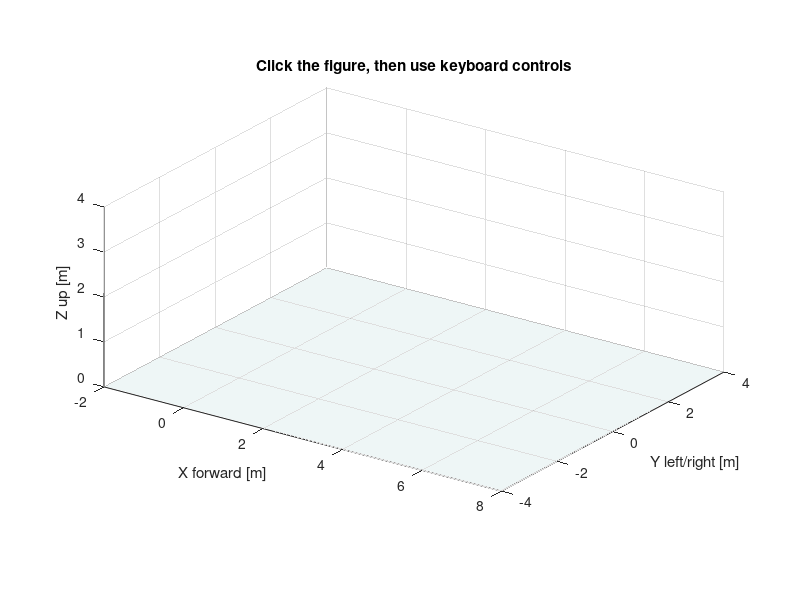

The MATLAB source for this figure: (Note: this script raises an error after producing the figure.)
clear; clc; close all;

%% ================= USER PARAMETERS =================

MASS = 0.50;                 % kg
GRAVITY = 9.81;              % m/s^2

ARM_LENGTH = 0.12;           % m
IXX = 0.0023;                % kg*m^2
IYY = 0.0023;                % kg*m^2
IZZ = 0.0040;                % kg*m^2
INERTIA = diag([IXX IYY IZZ]);

MAX_THRUST_TOTAL = 2.5 * MASS * GRAVITY;
MIN_THRUST_TOTAL = 0.05 * MASS * GRAVITY;

MAX_ROLL = deg2rad(25);
MAX_PITCH = deg2rad(25);
MAX_YAW_RATE = deg2rad(80);

MAX_XY_SPEED = 1.5;          % m/s
MAX_Z_SPEED = 1.0;           % m/s

SIM_DT = 0.01;               % simulation step, seconds
DRAW_EVERY = 2;              % draw every N simulation steps

WORLD_X_LIMIT = [-2 8];
WORLD_Y_LIMIT = [-4 4];
WORLD_Z_LIMIT = [0 4];

DRONE_ARM_DRAW = 0.25;

HOOP_RADIUS = 0.65;          % m
HOOP_TUBE_RADIUS = 0.035;    % visual tube radius only
HOOP_PASS_RADIUS = 0.50;     % drone must be inside this radius
HOOP_PLANE_TOL = 0.20;       % distance through hoop plane

HOOPS = [ ...
    2.0,  0.0, 1.2;
    4.0,  1.0, 1.5;
    6.0, -0.8, 1.1];

%% ================= CONTROLLER GAINS =================

KP_POS_XY = 1.4;
KD_POS_XY = 1.8;

KP_Z = 8.0;
KD_Z = 5.0;

KP_ANGLE = [12; 12; 6];
KD_RATE  = [3.0; 3.0; 1.8];

%% ================= INITIAL STATE =================
% State:
% [x y z vx vy vz phi theta psi p q r]'

x = zeros(12,1);
x(3) = 1.0;

desired_z = 1.0;
desired_yaw = 0.0;

passed_hoops = false(3,1);
current_hoop = 1;

sim_time = 0;
step_count = 0;

%% ================= FIGURE SETUP =================

fig = figure( ...
    'Name','Keyboard Drone Hoop Simulation', ...
    'Color','w', ...
    'NumberTitle','off', ...
    'KeyPressFcn',@keyDown, ...
    'KeyReleaseFcn',@keyUp);

setappdata(fig,'keys',struct());

ax = axes('Parent',fig);
hold(ax,'on');
grid(ax,'on');
axis(ax,'equal');
xlim(ax,WORLD_X_LIMIT);
ylim(ax,WORLD_Y_LIMIT);
zlim(ax,WORLD_Z_LIMIT);
xlabel(ax,'X forward [m]');
ylabel(ax,'Y left/right [m]');
zlabel(ax,'Z up [m]');
view(ax,35,22);

title(ax,'Click the figure, then use keyboard controls');

% Ground
[Xg,Yg] = meshgrid(WORLD_X_LIMIT(1):1:WORLD_X_LIMIT(2), WORLD_Y_LIMIT(1):1:WORLD_Y_LIMIT(2));
Zg = zeros(size(Xg));
surf(ax,Xg,Yg,Zg,'FaceAlpha',0.08,'EdgeAlpha',0.15);

% Draw hoops
hoop_handles = gobjects(3,1);
for i = 1:3
    hoop_handles(i) = drawHoop(ax,HOOPS(i,:),HOOP_RADIUS,HOOP_TUBE_RADIUS,i);
end

% Drone graphics
drone_body = plot3(ax,0,0,1,'ko','MarkerFaceColor','k','MarkerSize',7);
arm1 = plot3(ax,[0 0],[0 0],[0 0],'b-','LineWidth',3);
arm2 = plot3(ax,[0 0],[0 0],[0 0],'r-','LineWidth',3);
motor_pts = plot3(ax,zeros(1,4),zeros(1,4),zeros(1,4),'ko','MarkerFaceColor','k','MarkerSize',5);

trail = animatedline(ax,'LineWidth',1.5);

info_text = text(ax,WORLD_X_LIMIT(1)+0.2,WORLD_Y_LIMIT(1)+0.2,WORLD_Z_LIMIT(2)-0.3, ...
    '', ...
    'FontSize',11, ...
    'FontWeight','bold', ...
    'Color','k');

final_text = text(ax,mean(WORLD_X_LIMIT),0,WORLD_Z_LIMIT(2)-0.7, ...
    '', ...
    'FontSize',26, ...
    'FontWeight','bold', ...
    'HorizontalAlignment','center', ...
    'Color',[0.85 0.1 0.1]);

control_text = text(ax,WORLD_X_LIMIT(1)+0.2,WORLD_Y_LIMIT(2)-0.3,WORLD_Z_LIMIT(2)-0.3, ...
    sprintf(['Controls:\n', ...
    'W/S: forward/back\n', ...
    'A/D: left/right\n', ...
    'Q/E: yaw left/right\n', ...
    'Up/Down: altitude\n', ...
    'Space: hover\n', ...
    'R: reset\n', ...
    'Esc: stop']), ...
    'FontSize',9, ...
    'Color',[0.1 0.1 0.1]);

disp('Simulation started.');
disp('Click the figure window before pressing keys.');
disp('Controls: W/S forward/back, A/D left/right, Q/E yaw, Up/Down altitude, Space hover, R reset, Esc stop.');

%% ================= MAIN SIMULATION LOOP =================

running = true;

while running && ishandle(fig)

    step_count = step_count + 1;
    sim_time = sim_time + SIM_DT;

    keys = getappdata(fig,'keys');

    if isKeyDown(keys,'escape')
        running = false;
        break;
    end

    if isKeyDown(keys,'r')
        x = zeros(12,1);
        x(3) = 1.0;
        desired_z = 1.0;
        desired_yaw = 0.0;
        passed_hoops(:) = false;
        current_hoop = 1;
        clearpoints(trail);
        set(final_text,'String','');
        for i = 1:3
            set(hoop_handles(i),'Color',[0.1 0.4 1.0]);
        end
        setappdata(fig,'keys',struct());
    end

    if isKeyDown(keys,'space')
        desired_body_vx = 0;
        desired_body_vy = 0;
        desired_z_rate = 0;
        desired_yaw_rate = 0;
    else
        desired_body_vx = 0;
        desired_body_vy = 0;
        desired_z_rate = 0;
        desired_yaw_rate = 0;

        if isKeyDown(keys,'w')
            desired_body_vx = desired_body_vx + MAX_XY_SPEED;
        end
        if isKeyDown(keys,'s')
            desired_body_vx = desired_body_vx - MAX_XY_SPEED;
        end
        if isKeyDown(keys,'a')
            desired_body_vy = desired_body_vy + MAX_XY_SPEED;
        end
        if isKeyDown(keys,'d')
            desired_body_vy = desired_body_vy - MAX_XY_SPEED;
        end
        if isKeyDown(keys,'uparrow')
            desired_z_rate = desired_z_rate + MAX_Z_SPEED;
        end
        if isKeyDown(keys,'downarrow')
            desired_z_rate = desired_z_rate - MAX_Z_SPEED;
        end
        if isKeyDown(keys,'q')
            desired_yaw_rate = desired_yaw_rate + MAX_YAW_RATE;
        end
        if isKeyDown(keys,'e')
            desired_yaw_rate = desired_yaw_rate - MAX_YAW_RATE;
        end
    end

    desired_z = desired_z + desired_z_rate * SIM_DT;
    desired_z = min(max(desired_z,0.4),3.4);

    desired_yaw = desired_yaw + desired_yaw_rate * SIM_DT;
    desired_yaw = wrapToPiLocal(desired_yaw);

    u = controller(x,desired_body_vx,desired_body_vy,desired_z,desired_yaw, ...
        MASS,GRAVITY,INERTIA, ...
        KP_POS_XY,KD_POS_XY,KP_Z,KD_Z,KP_ANGLE,KD_RATE, ...
        MAX_ROLL,MAX_PITCH,MIN_THRUST_TOTAL,MAX_THRUST_TOTAL);

    x = rk4Step(@(xx) droneDynamics(xx,u,MASS,GRAVITY,INERTIA),x,SIM_DT);

    x(3) = max(x(3),0.02);
    if x(3) <= 0.021 && x(6) < 0
        x(6) = 0;
    end

    % Hoop pass check
    pos = x(1:3).';

    if current_hoop <= 3
        hoop_center = HOOPS(current_hoop,:);
        dx_plane = abs(pos(1) - hoop_center(1));
        radial_error = norm(pos(2:3) - hoop_center(2:3));

        if dx_plane < HOOP_PLANE_TOL && radial_error < HOOP_PASS_RADIUS
            passed_hoops(current_hoop) = true;
            set(hoop_handles(current_hoop),'Color',[0.1 0.8 0.1]);
            current_hoop = current_hoop + 1;

            if current_hoop > 3
                set(final_text,'String','happy fathers day!');
            end
        end
    end

    % Draw
    if mod(step_count,DRAW_EVERY) == 0
        R = eulToRotmLocal(x(7),x(8),x(9));
        p0 = x(1:3);

        motor_body = [ ...
             DRONE_ARM_DRAW, 0, 0;
            -DRONE_ARM_DRAW, 0, 0;
             0, DRONE_ARM_DRAW, 0;
             0,-DRONE_ARM_DRAW, 0]';

        motor_world = R * motor_body + p0;

        set(drone_body,'XData',p0(1),'YData',p0(2),'ZData',p0(3));

        set(arm1, ...
            'XData',[motor_world(1,1), motor_world(1,2)], ...
            'YData',[motor_world(2,1), motor_world(2,2)], ...
            'ZData',[motor_world(3,1), motor_world(3,2)]);

        set(arm2, ...
            'XData',[motor_world(1,3), motor_world(1,4)], ...
            'YData',[motor_world(2,3), motor_world(2,4)], ...
            'ZData',[motor_world(3,3), motor_world(3,4)]);

        set(motor_pts, ...
            'XData',motor_world(1,:), ...
            'YData',motor_world(2,:), ...
            'ZData',motor_world(3,:));

        addpoints(trail,p0(1),p0(2),p0(3));

        if current_hoop <= 3
            target_string = sprintf('Current target: Hoop %d of 3',current_hoop);
        else
            target_string = 'All hoops complete!';
        end

        info_string = sprintf(['Time: %.2f s\n', ...
            'Position: x %.2f, y %.2f, z %.2f\n', ...
            'Passed hoops: %d / 3\n', ...
            '%s'], ...
            sim_time,p0(1),p0(2),p0(3),sum(passed_hoops),target_string);

        set(info_text,'String',info_string);

        drawnow limitrate;
    end
end

disp('Simulation stopped.');

%% ================= LOCAL FUNCTIONS =================

function u = controller(x,desired_body_vx,desired_body_vy,desired_z,desired_yaw, ...
    m,g,J, ...
    kp_xy,kd_xy,kp_z,kd_z,kp_ang,kd_rate, ...
    max_roll,max_pitch,min_T,max_T)

    pos = x(1:3);
    vel = x(4:6);
    phi = x(7);
    theta = x(8);
    psi = x(9);
    omega = x(10:12);

    Rz = [cos(psi) -sin(psi) 0;
          sin(psi)  cos(psi) 0;
          0         0        1];

    desired_world_vel = Rz * [desired_body_vx; desired_body_vy; 0];

    ax_cmd = kp_xy * (desired_world_vel(1) - vel(1));
    ay_cmd = kp_xy * (desired_world_vel(2) - vel(2));

    z_error = desired_z - pos(3);
    az_cmd = kp_z * z_error + kd_z * (0 - vel(3));

    T = m * (g + az_cmd);
    T = min(max(T,min_T),max_T);

    desired_phi = (1/g) * (ax_cmd * sin(psi) - ay_cmd * cos(psi));
    desired_theta = (1/g) * (ax_cmd * cos(psi) + ay_cmd * sin(psi));

    desired_phi = min(max(desired_phi,-max_roll),max_roll);
    desired_theta = min(max(desired_theta,-max_pitch),max_pitch);

    yaw_error = wrapToPiLocal(desired_yaw - psi);

    desired_angles = [desired_phi; desired_theta; psi + yaw_error];
    current_angles = [phi; theta; psi];

    angle_error = desired_angles - current_angles;
    angle_error(3) = wrapToPiLocal(angle_error(3));

    desired_omega = [0; 0; 0];

    tau = kp_ang .* angle_error + kd_rate .* (desired_omega - omega);

    u = [T; tau];
end

function dx = droneDynamics(x,u,m,g,J)

    vel = x(4:6);
    phi = x(7);
    theta = x(8);
    psi = x(9);
    omega = x(10:12);

    T = u(1);
    tau = u(2:4);

    R = eulToRotmLocal(phi,theta,psi);

    force_world = R * [0;0;T] + [0;0;-m*g];
    accel = force_world / m;

    E = [1, sin(phi)*tan(theta), cos(phi)*tan(theta);
         0, cos(phi),           -sin(phi);
         0, sin(phi)/cos(theta), cos(phi)/cos(theta)];

    eul_dot = E * omega;

    omega_dot = J \ (tau - cross(omega,J*omega));

    dx = zeros(12,1);
    dx(1:3) = vel;
    dx(4:6) = accel;
    dx(7:9) = eul_dot;
    dx(10:12) = omega_dot;
end

function x_next = rk4Step(f,x,dt)

    k1 = f(x);
    k2 = f(x + 0.5*dt*k1);
    k3 = f(x + 0.5*dt*k2);
    k4 = f(x + dt*k3);

    x_next = x + (dt/6)*(k1 + 2*k2 + 2*k3 + k4);
end

function R = eulToRotmLocal(phi,theta,psi)

    Rz = [cos(psi) -sin(psi) 0;
          sin(psi)  cos(psi) 0;
          0         0        1];

    Ry = [cos(theta) 0 sin(theta);
          0          1 0;
         -sin(theta) 0 cos(theta)];

    Rx = [1 0        0;
          0 cos(phi) -sin(phi);
          0 sin(phi)  cos(phi)];

    R = Rz * Ry * Rx;
end

function h = drawHoop(ax,center,radius,tube_radius,index_number)

    t = linspace(0,2*pi,160);

    x = center(1) * ones(size(t));
    y = center(2) + radius*cos(t);
    z = center(3) + radius*sin(t);

    h = plot3(ax,x,y,z,'LineWidth',5,'Color',[0.1 0.4 1.0]);

    text(ax,center(1),center(2),center(3)+radius+0.25, ...
        sprintf('Hoop %d',index_number), ...
        'FontSize',11, ...
        'FontWeight','bold', ...
        'HorizontalAlignment','center');

    % Small visual center marker
    plot3(ax,center(1),center(2),center(3),'kx','LineWidth',1.5,'MarkerSize',8);

    % Tube radius is included as a parameter in case you want to extend this
    % into a surface hoop later.
    unused = tube_radius;
end

function keyDown(src,event)

    keys = getappdata(src,'keys');
    keys.(matlab.lang.makeValidName(lower(event.Key))) = true;
    setappdata(src,'keys',keys);
end

function keyUp(src,event)

    keys = getappdata(src,'keys');
    key_name = matlab.lang.makeValidName(lower(event.Key));

    if isfield(keys,key_name)
        keys.(key_name) = false;
    end

    setappdata(src,'keys',keys);
end

function tf = isKeyDown(keys,key_name)

    key_name = matlab.lang.makeValidName(lower(key_name));

    if isfield(keys,key_name)
        tf = keys.(key_name);
    else
        tf = false;
    end
end

function ang = wrapToPiLocal(ang)

    ang = mod(ang + pi,2*pi) - pi;
end
